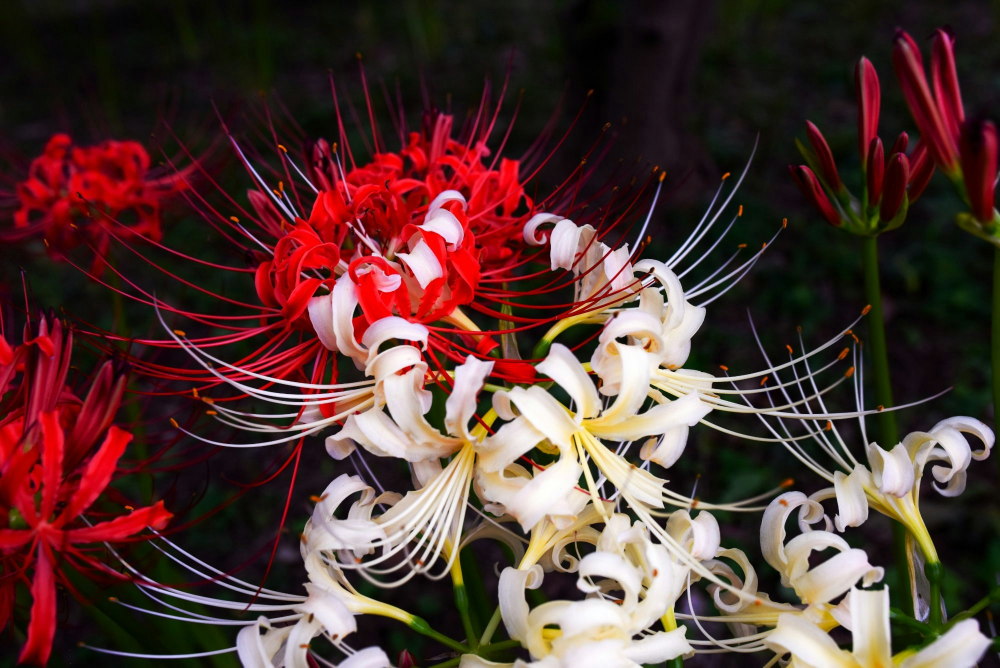
#> input picture week1/sample.jpg, 2000 x 1335 px (shown at 1/2 size)
$ python image_processing.py
#> lines starting #> are read from the running program, lines starting #| are printed output that depends on the picture; after the words box and inside, x2 and y2 are one past the last pixel; in counts of white or black regions, pixels touching at a corner belong together
import cv2
import numpy as np
from pathlib import Path

INPUT_IMAGE = "sample.jpg"
OUTPUT_DIR = Path("outputs")
OUTPUT_DIR.mkdir(exist_ok=True)


def main():
    image = cv2.imread(INPUT_IMAGE)
#> image is the input picture: shape (1335, 2000, 3); mean B, G, R 51.2, 55.4, 83.9

    if image is None:
        raise FileNotFoundError(f"{INPUT_IMAGE} 파일을 읽을 수 없습니다.")

    # 이미지 크기 조정
    resized = cv2.resize(image, (224, 224))
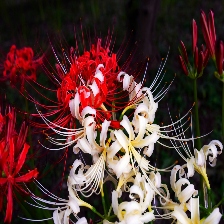
#> resized: shape (224, 224, 3); mean B, G, R 51.1, 55.3, 83.8

    # HSV 색상 공간 변환
    hsv = cv2.cvtColor(resized, cv2.COLOR_BGR2HSV)
#> hsv: shape (224, 224, 3); mean H, S, V 80.5, 131.9, 86.3

    # 빨간색 범위 지정
    lower_red1 = np.array([0, 120, 70])
    upper_red1 = np.array([10, 255, 255])
    lower_red2 = np.array([170, 120, 70])
    upper_red2 = np.array([180, 255, 255])

    # 빨간색 마스크 생성
    mask1 = cv2.inRange(hsv, lower_red1, upper_red1)
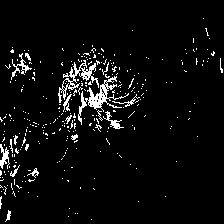
#> mask1: shape (224, 224); 5% white in thin lines or dots
    mask2 = cv2.inRange(hsv, lower_red2, upper_red2)
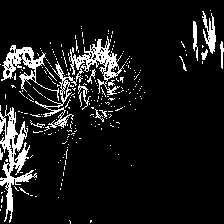
#> mask2: shape (224, 224); 9.9% white; 246 white regions (231 under 20 px), largest, box (x1, y1, x2, y2) and area: (35, 36, 125, 128) 1422, (0, 105, 37, 223) 1331, (1, 45, 59, 101) 760
    mask = cv2.bitwise_or(mask1, mask2)
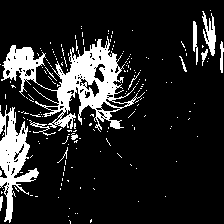
#> mask: shape (224, 224); 14.9% white; 184 white regions (172 under 20 px), largest, box (x1, y1, x2, y2) and area: (1, 36, 145, 132) 4338, (0, 105, 39, 223) 1829, (202, 11, 216, 56) 305

    # threshold 적용
    _, threshold_mask = cv2.threshold(mask, 127, 255, cv2.THRESH_BINARY)

    # 빨간색 영역 필터링
    red_filtered = cv2.bitwise_and(resized, resized, mask=threshold_mask)
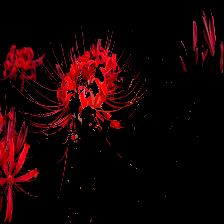
#> red_filtered: shape (224, 224, 3); mean B, G, R 3.4, 1.9, 23.3

    # Grayscale / Blur 전처리
    gray = cv2.cvtColor(resized, cv2.COLOR_BGR2GRAY)
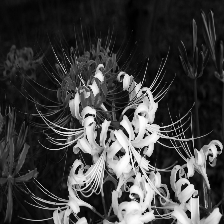
#> gray: shape (224, 224); min 0, max 254, mean 63.3
    blurred = cv2.GaussianBlur(gray, (5, 5), 0)
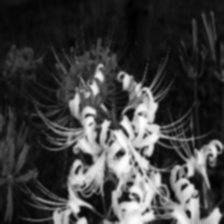
#> blurred: shape (224, 224); min 1, max 253, mean 63.3

    # 결과 저장
    cv2.imwrite(str(OUTPUT_DIR / "01_resized.jpg"), resized)
    cv2.imwrite(str(OUTPUT_DIR / "02_red_mask.jpg"), threshold_mask)
    cv2.imwrite(str(OUTPUT_DIR / "03_red_filtered.jpg"), red_filtered)
    cv2.imwrite(str(OUTPUT_DIR / "04_grayscale.jpg"), gray)
    cv2.imwrite(str(OUTPUT_DIR / "05_blurred.jpg"), blurred)

    print("이미지 처리 완료")
    print(f"결과 저장 위치: {OUTPUT_DIR.resolve()}")


if __name__ == "__main__":
    main()
